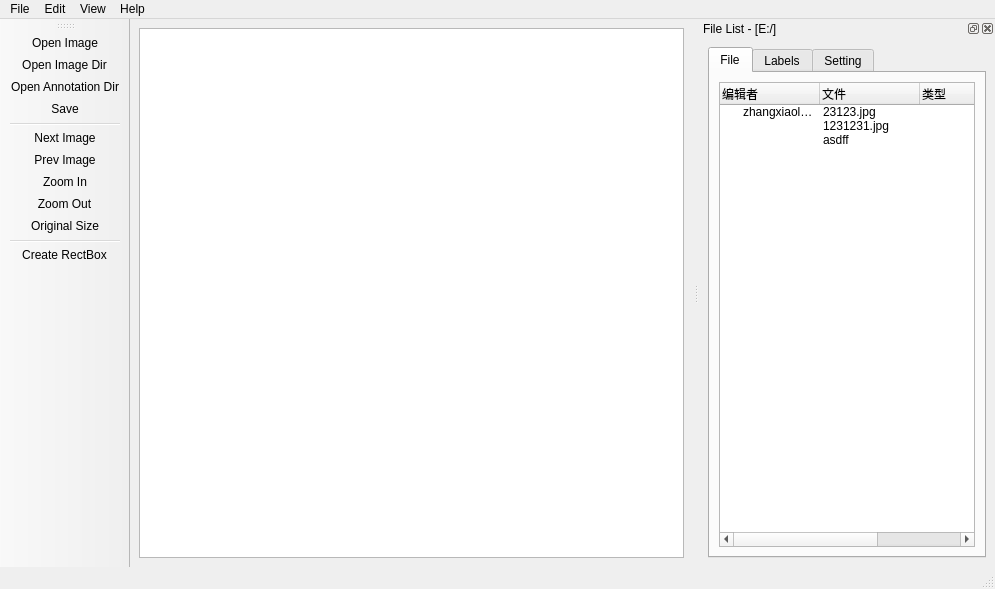
<?xml version="1.0" encoding="UTF-8"?>
<ui version="4.0">
 <class>MainWindow</class>
 <widget class="QMainWindow" name="MainWindow">
  <property name="geometry">
   <rect>
    <x>0</x>
    <y>0</y>
    <width>995</width>
    <height>589</height>
   </rect>
  </property>
  <property name="windowTitle">
   <string>MainWindow</string>
  </property>
  <widget class="QWidget" name="centralWidget">
   <layout class="QGridLayout" name="gridLayout_10">
    <item row="0" column="0">
     <widget class="QGraphicsView" name="graphicsView_video"/>
    </item>
   </layout>
  </widget>
  <widget class="QMenuBar" name="menuBar">
   <property name="geometry">
    <rect>
     <x>0</x>
     <y>0</y>
     <width>995</width>
     <height>23</height>
    </rect>
   </property>
   <widget class="QMenu" name="menuFile">
    <property name="title">
     <string>File</string>
    </property>
    <addaction name="actionOpen"/>
    <addaction name="actionOpen_Dir"/>
    <addaction name="actionOpen_Annotation_Dir"/>
    <addaction name="actionSet_Voc_Root"/>
    <addaction name="separator"/>
    <addaction name="actionSave"/>
    <addaction name="actionSave_as"/>
    <addaction name="separator"/>
    <addaction name="actionClose"/>
    <addaction name="actionQuit"/>
   </widget>
   <widget class="QMenu" name="menuEdit">
    <property name="title">
     <string>Edit</string>
    </property>
    <addaction name="actionNext"/>
    <addaction name="actionPrev"/>
    <addaction name="separator"/>
    <addaction name="actionCreate_RectBox"/>
    <addaction name="actionEdit_RectBox"/>
    <addaction name="actionEdit_Label"/>
   </widget>
   <widget class="QMenu" name="menuView">
    <property name="title">
     <string>View</string>
    </property>
    <addaction name="actionShow_RectBox"/>
    <addaction name="actionHidden_RectBox"/>
    <addaction name="separator"/>
    <addaction name="actionZoomIn"/>
    <addaction name="actionZoomOut"/>
    <addaction name="actionZoom"/>
   </widget>
   <widget class="QMenu" name="menuHelp">
    <property name="title">
     <string>Help</string>
    </property>
    <addaction name="actionTutorial"/>
   </widget>
   <addaction name="menuFile"/>
   <addaction name="menuEdit"/>
   <addaction name="menuView"/>
   <addaction name="menuHelp"/>
  </widget>
  <widget class="QToolBar" name="toolBar_action">
   <property name="windowTitle">
    <string>toolBar</string>
   </property>
   <attribute name="toolBarArea">
    <enum>LeftToolBarArea</enum>
   </attribute>
   <attribute name="toolBarBreak">
    <bool>false</bool>
   </attribute>
   <addaction name="actionOpen"/>
   <addaction name="actionOpen_Dir"/>
   <addaction name="actionOpen_Annotation_Dir"/>
   <addaction name="actionSave"/>
   <addaction name="separator"/>
   <addaction name="actionNext"/>
   <addaction name="actionPrev"/>
   <addaction name="actionZoomIn"/>
   <addaction name="actionZoomOut"/>
   <addaction name="actionZoom"/>
   <addaction name="separator"/>
   <addaction name="actionCreate_RectBox"/>
  </widget>
  <widget class="QStatusBar" name="statusBar"/>
  <widget class="QDockWidget" name="dockFilelist">
   <property name="enabled">
    <bool>true</bool>
   </property>
   <property name="acceptDrops">
    <bool>true</bool>
   </property>
   <property name="inputMethodHints">
    <set>Qt::ImhNone</set>
   </property>
   <property name="floating">
    <bool>false</bool>
   </property>
   <property name="features">
    <set>QDockWidget::AllDockWidgetFeatures</set>
   </property>
   <property name="allowedAreas">
    <set>Qt::AllDockWidgetAreas</set>
   </property>
   <property name="windowTitle">
    <string>File List - [E:/]</string>
   </property>
   <attribute name="dockWidgetArea">
    <number>2</number>
   </attribute>
   <widget class="QWidget" name="dockWidgetImage">
    <layout class="QGridLayout" name="gridLayout">
     <item row="0" column="0">
      <widget class="QTabWidget" name="tabWidget_label">
       <property name="currentIndex">
        <number>0</number>
       </property>
       <widget class="QWidget" name="tab_3">
        <attribute name="title">
         <string>File</string>
        </attribute>
        <layout class="QGridLayout" name="gridLayout_2">
         <item row="0" column="0">
          <widget class="QTreeWidget" name="treeWidget">
           <column>
            <property name="text">
             <string>编辑者</string>
            </property>
           </column>
           <column>
            <property name="text">
             <string>文件</string>
            </property>
           </column>
           <column>
            <property name="text">
             <string>类型</string>
            </property>
           </column>
           <column>
            <property name="text">
             <string>日期</string>
            </property>
           </column>
           <item>
            <property name="text">
             <string>zhangxiaolong</string>
            </property>
            <property name="text">
             <string>23123.jpg</string>
            </property>
            <property name="icon">
             <iconset resource="res.qrc">
              <normaloff>:/icons/exit.png</normaloff>:/icons/exit.png</iconset>
            </property>
            <property name="text">
             <string/>
            </property>
            <property name="text">
             <string/>
            </property>
           </item>
           <item>
            <property name="text">
             <string/>
            </property>
            <property name="text">
             <string>1231231.jpg</string>
            </property>
            <property name="text">
             <string/>
            </property>
            <property name="text">
             <string/>
            </property>
           </item>
           <item>
            <property name="text">
             <string/>
            </property>
            <property name="text">
             <string>asdff </string>
            </property>
            <property name="text">
             <string/>
            </property>
            <property name="text">
             <string/>
            </property>
           </item>
          </widget>
         </item>
        </layout>
       </widget>
       <widget class="QWidget" name="tab_0">
        <attribute name="title">
         <string>Labels</string>
        </attribute>
        <layout class="QGridLayout" name="gridLayout_7">
         <item row="0" column="0">
          <widget class="QTableWidget" name="tableWidget_label"/>
         </item>
        </layout>
       </widget>
       <widget class="QWidget" name="tab_1">
        <attribute name="title">
         <string>Setting</string>
        </attribute>
        <layout class="QGridLayout" name="gridLayout_8">
         <item row="1" column="0">
          <widget class="QGroupBox" name="groupBox_type">
           <property name="title">
            <string>Label Type---[None]</string>
           </property>
           <layout class="QGridLayout" name="gridLayout_5">
            <item row="0" column="1">
             <widget class="QRadioButton" name="radioRect">
              <property name="text">
               <string>Rect</string>
              </property>
             </widget>
            </item>
            <item row="0" column="4">
             <widget class="QRadioButton" name="radioCircle">
              <property name="text">
               <string>Circle</string>
              </property>
             </widget>
            </item>
            <item row="0" column="3">
             <widget class="QRadioButton" name="radioPoint">
              <property name="text">
               <string>Point</string>
              </property>
             </widget>
            </item>
            <item row="0" column="2">
             <widget class="QRadioButton" name="radioPolygon">
              <property name="text">
               <string>Poly</string>
              </property>
             </widget>
            </item>
           </layout>
          </widget>
         </item>
         <item row="3" column="0">
          <widget class="QGroupBox" name="groupBox_label">
           <property name="title">
            <string>Default Label---[None]</string>
           </property>
           <layout class="QGridLayout" name="gridLayout_4">
            <item row="0" column="0">
             <widget class="QLineEdit" name="lineEdit_label"/>
            </item>
            <item row="0" column="1">
             <widget class="QPushButton" name="pushButton_label">
              <property name="text">
               <string>Set</string>
              </property>
             </widget>
            </item>
           </layout>
          </widget>
         </item>
         <item row="0" column="0">
          <widget class="QGroupBox" name="groupBox_editer">
           <property name="title">
            <string>Editer---[None]</string>
           </property>
           <layout class="QGridLayout" name="gridLayout_9">
            <item row="0" column="0">
             <widget class="QLineEdit" name="lineEdit_editer"/>
            </item>
            <item row="0" column="1">
             <widget class="QPushButton" name="pushButton_editer">
              <property name="text">
               <string>Set</string>
              </property>
             </widget>
            </item>
           </layout>
          </widget>
         </item>
         <item row="4" column="0">
          <spacer name="verticalSpacer">
           <property name="orientation">
            <enum>Qt::Vertical</enum>
           </property>
           <property name="sizeHint" stdset="0">
            <size>
             <width>20</width>
             <height>40</height>
            </size>
           </property>
          </spacer>
         </item>
        </layout>
       </widget>
      </widget>
     </item>
    </layout>
   </widget>
  </widget>
  <action name="actionOpen">
   <property name="icon">
    <iconset resource="res.qrc">
     <normaloff>:/icons/open_image.png</normaloff>:/icons/open_image.png</iconset>
   </property>
   <property name="text">
    <string>Open Image</string>
   </property>
   <property name="shortcut">
    <string>Ctrl+Q</string>
   </property>
  </action>
  <action name="actionOpen_Dir">
   <property name="icon">
    <iconset resource="res.qrc">
     <normaloff>:/icons/open_dir.png</normaloff>:/icons/open_dir.png</iconset>
   </property>
   <property name="text">
    <string>Open Image Dir</string>
   </property>
   <property name="shortcut">
    <string>Ctrl+W</string>
   </property>
  </action>
  <action name="actionOpen_Anno">
   <property name="icon">
    <iconset resource="res.qrc">
     <normaloff>:/icons/open_anno.png</normaloff>:/icons/open_anno.png</iconset>
   </property>
   <property name="text">
    <string>Open Annotation</string>
   </property>
   <property name="shortcut">
    <string>Ctrl+E</string>
   </property>
  </action>
  <action name="actionOpen_Annotation_Dir">
   <property name="icon">
    <iconset resource="res.qrc">
     <normaloff>:/icons/open_anno_dir.png</normaloff>:/icons/open_anno_dir.png</iconset>
   </property>
   <property name="text">
    <string>Open Annotation Dir</string>
   </property>
   <property name="shortcut">
    <string>Ctrl+R</string>
   </property>
  </action>
  <action name="actionSave">
   <property name="icon">
    <iconset resource="res.qrc">
     <normaloff>:/icons/save.png</normaloff>:/icons/save.png</iconset>
   </property>
   <property name="text">
    <string>Save</string>
   </property>
   <property name="shortcut">
    <string>Ctrl+S</string>
   </property>
  </action>
  <action name="actionSave_as">
   <property name="icon">
    <iconset resource="res.qrc">
     <normaloff>:/icons/save_as.png</normaloff>:/icons/save_as.png</iconset>
   </property>
   <property name="text">
    <string>Save as</string>
   </property>
   <property name="shortcut">
    <string>Ctrl+Shift+S</string>
   </property>
  </action>
  <action name="actionClose">
   <property name="icon">
    <iconset resource="res.qrc">
     <normaloff>:/icons/close.png</normaloff>:/icons/close.png</iconset>
   </property>
   <property name="text">
    <string>Close</string>
   </property>
   <property name="shortcut">
    <string>Ctrl+C</string>
   </property>
  </action>
  <action name="actionQuit">
   <property name="icon">
    <iconset resource="res.qrc">
     <normaloff>:/icons/exit.png</normaloff>:/icons/exit.png</iconset>
   </property>
   <property name="text">
    <string>Quit</string>
   </property>
   <property name="shortcut">
    <string>Ctrl+Z</string>
   </property>
  </action>
  <action name="actionNext">
   <property name="icon">
    <iconset resource="res.qrc">
     <normaloff>:/icons/next.png</normaloff>:/icons/next.png</iconset>
   </property>
   <property name="text">
    <string>Next Image</string>
   </property>
   <property name="shortcut">
    <string>Ctrl+D</string>
   </property>
  </action>
  <action name="actionPrev">
   <property name="icon">
    <iconset resource="res.qrc">
     <normaloff>:/icons/prev.png</normaloff>:/icons/prev.png</iconset>
   </property>
   <property name="text">
    <string>Prev Image</string>
   </property>
   <property name="shortcut">
    <string>Ctrl+A</string>
   </property>
  </action>
  <action name="actionCreate_RectBox">
   <property name="icon">
    <iconset resource="res.qrc">
     <normaloff>:/icons/select.png</normaloff>:/icons/select.png</iconset>
   </property>
   <property name="text">
    <string>Create RectBox</string>
   </property>
  </action>
  <action name="actionEdit_RectBox">
   <property name="icon">
    <iconset resource="res.qrc">
     <normaloff>:/icons/edit_select.png</normaloff>:/icons/edit_select.png</iconset>
   </property>
   <property name="text">
    <string>Edit RectBox</string>
   </property>
  </action>
  <action name="actionEdit_Label">
   <property name="icon">
    <iconset resource="res.qrc">
     <normaloff>:/icons/edit_label.png</normaloff>:/icons/edit_label.png</iconset>
   </property>
   <property name="text">
    <string>Edit Label</string>
   </property>
  </action>
  <action name="actionShow_RectBox">
   <property name="icon">
    <iconset resource="res.qrc">
     <normaloff>:/icons/show.png</normaloff>:/icons/show.png</iconset>
   </property>
   <property name="text">
    <string>Show RectBox</string>
   </property>
  </action>
  <action name="actionHidden_RectBox">
   <property name="icon">
    <iconset resource="res.qrc">
     <normaloff>:/icons/hide.png</normaloff>:/icons/hide.png</iconset>
   </property>
   <property name="text">
    <string>Hide RectBox</string>
   </property>
  </action>
  <action name="actionZoomIn">
   <property name="icon">
    <iconset resource="res.qrc">
     <normaloff>:/icons/zoom_in.png</normaloff>:/icons/zoom_in.png</iconset>
   </property>
   <property name="text">
    <string>Zoom In</string>
   </property>
  </action>
  <action name="actionZoomOut">
   <property name="icon">
    <iconset resource="res.qrc">
     <normaloff>:/icons/zoom_out.png</normaloff>:/icons/zoom_out.png</iconset>
   </property>
   <property name="text">
    <string>Zoom Out</string>
   </property>
  </action>
  <action name="actionZoom">
   <property name="icon">
    <iconset resource="res.qrc">
     <normaloff>:/icons/zoom.png</normaloff>:/icons/zoom.png</iconset>
   </property>
   <property name="text">
    <string>Original Size</string>
   </property>
  </action>
  <action name="actionTutorial">
   <property name="icon">
    <iconset resource="res.qrc">
     <normaloff>:/icons/home.png</normaloff>:/icons/home.png</iconset>
   </property>
   <property name="text">
    <string>Tutorial</string>
   </property>
  </action>
  <action name="actionSet_Voc_Root">
   <property name="text">
    <string>Set Pascale Voc Root</string>
   </property>
  </action>
 </widget>
 <resources>
  <include location="res.qrc"/>
 </resources>
 <connections>
  <connection>
   <sender>actionQuit</sender>
   <signal>triggered()</signal>
   <receiver>MainWindow</receiver>
   <slot>close()</slot>
   <hints>
    <hint type="sourcelabel">
     <x>-1</x>
     <y>-1</y>
    </hint>
    <hint type="destinationlabel">
     <x>398</x>
     <y>269</y>
    </hint>
   </hints>
  </connection>
 </connections>
</ui>
